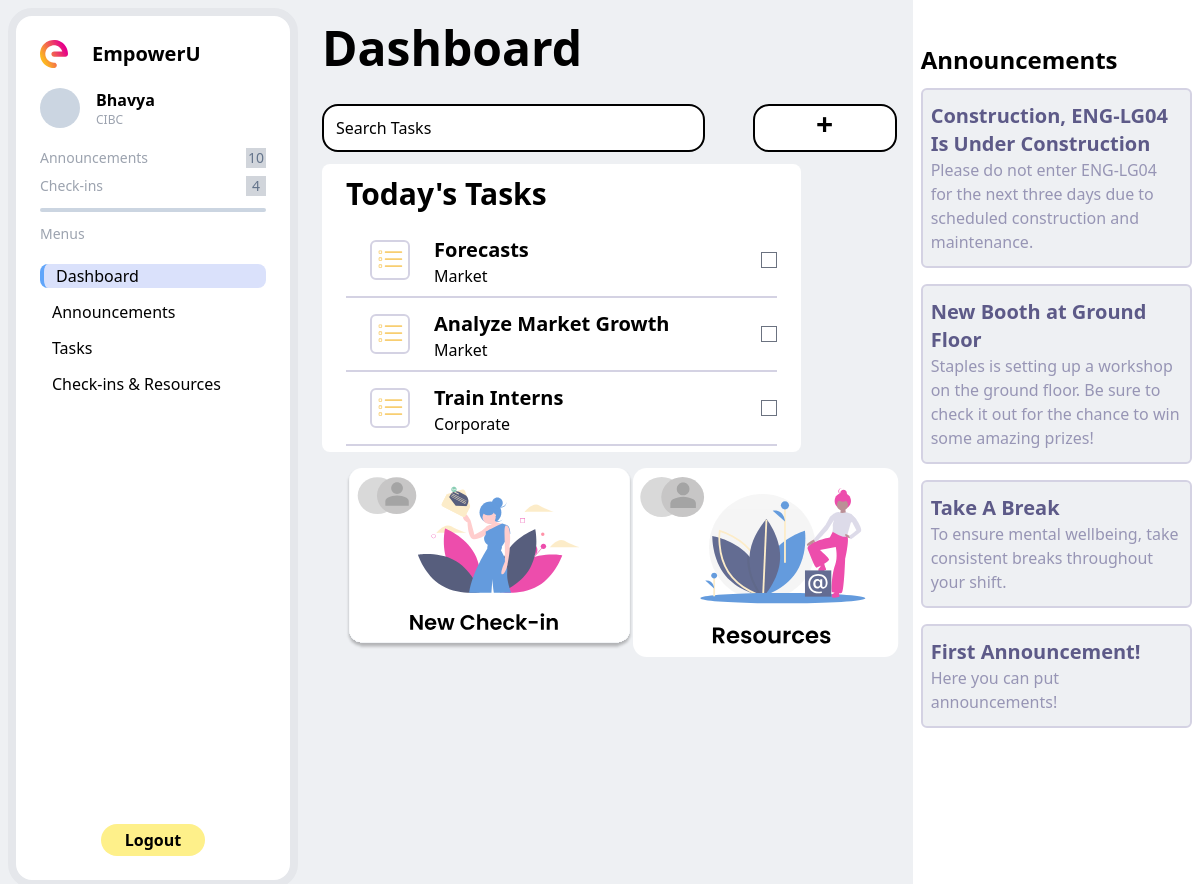
Page /dashboard (signed in) on the committed database.
### docs/models.py (models this page shows, shortened)
class User(db.Model, UserMixin): #Use UserMixin class to add prexisting methods
    id = db.Column(db.Integer(), primary_key = True)
    username = db.Column(db.String(length = 45), nullable = False, unique = True)
    email_address = db.Column(db.String(), unique = True, nullable = False)
    password_hash = db.Column(db.String(), nullable = False)
    is_manager = db.Column(db.Boolean())
    company = db.Column(db.String(length = 45), nullable = False)
    tasks = db.relationship('Task', backref = "assigned_tasks", lazy = True)
    @property
    def password(self):
      return self.password

class Task(db.Model):
   id = db.Column(db.Integer(), primary_key = True)
   title =  db.Column(db.String(length = 45), nullable = False)
   assigned_to = db.Column(db.Integer(), db.ForeignKey("user.id"))
   task_type = db.Column(db.String(length = 45), nullable = False)
   subtask1 = db.Column(db.String(length = 100))
   subtask2 = db.Column(db.String(length = 100))

### docs/routes.py (the view)
@login_required #Execute before setting up the route
@app.route("/dashboard", methods = ["POST", "GET"])
def dashboard_page():
    if current_user.is_manager:
        tasks = Task.query.all()
    else:
        tasks = Task.query.filter_by(assigned_to = current_user.id)
    conn = get_db_connection() #connects to database to obtain announcements
    announcements = conn.execute('SELECT * FROM announcements ORDER BY id DESC').fetchall()
    conn.close()
    return render_template("dashboard.html", tasks = tasks, announcements=announcements)

### docs/models.py (called while the page is built)
@loginmanager.user_loader #Required property for the users to be authenticated
def load_user(user_id):
    return User.query.get(user_id)

### docs/routes.py (called while the page is built)
def get_db_connection():
    conn = sqlite3.connect('database.db')
    conn.row_factory = sqlite3.Row
    return conn

### docs/templates/dashboard.html (shortened to what this page needs)
{% extends 'base.html' %}
{% set active_page = "dash" %}
{% block body %}
<div class="ml-4 mt-6 h-screen w-2/4 flex flex-col ">
    <h1 class="text-5xl font-bold">Dashboard</h1>
    <div class="flex flex-row">
        <input type="text" id="fname" value="Search Tasks" name="fname" class="h-12 mt-8 border-solid border-2 rounded-2xl border-black w-8/12">
        {% if current_user.is_manager %}
        <a href="{{url_for('announcements_create_page')}}"><div class="ml-12 mt-8 bg-white font-bold text-3xl border-solid border-2 rounded-2xl h-12 border-black w-36 text-center">+</div></a>
        {% endif %}
    </div>
    <div class="overflow-y-auto h-72 w-5/6 align-middle bg-white mt-3 px-6 relative rounded-lg">
        <div class="text-3xl sticky bg-white top-0 font-semibold py-3">Today's Tasks</div>
            {% for task in tasks %}
            <div class="  w-full border-b-2 border-b-b_grey flex flex-row bg-white items-center justify-between">
                <div class="flex-row justify-start flex items-center">
                    <img src="{{url_for('static', filename='images/bi_list-task.svg')}}" class="h-10 border-b_grey border-2 p-1 rounded-md mx-6 ">
                    <div class="flex flex-col pt-3">
                        <h1 class="text-xl font-bold ">{{ task.title }}</h1>
                        <p class="text-md mb-2">{{ task.task_type }}</p>
                    </div>
                </div>
                    <input type="checkbox">
            </div>
            {% endfor %}
    </div>
    <div class = "grid grid-cols-2 w-full mt-4">
        <img src="{{url_for('static', filename='images/quiz_preview.svg')}}" class="  rounded-md mx-6">
        <img src="{{url_for('static', filename='images/resource_preview.svg')}}" class=" rounded-md mx-6">
    </div>
</div>
<div class="ml-4 pt-5 h-screen w-1/4 flex flex-col overflow-y-auto bg-white relative">
    <h2 class="font-bold my-3 ms-2 text-2xl pt-3 sticky top-0 bg-white ">Announcements</h2>
    {% for announcement in announcements %}
    <div class = "border-2 bg-inner_grey border-b_grey py-3 px-2 mb-4 rounded-md mx-2">
        <p class="font-bold text-xl text-announce_dash">{{ announcement.title }}</p>
        <p class = "text-announce_body">{{ announcement.announcementText }}</p>
    </div>
    {% endfor %}
</div>
{% endblock %}

### docs/templates/base.html (shortened to what this page needs)
<!DOCTYPE html>
<html lang="en">
<head>
    <script src="https://cdn.tailwindcss.com"></script>
    <script src="https://cdn.tailwindcss.com?plugins=forms,typography,aspect-ratio,line-clamp"></script>
</head>
<body class="flex flex-row h-screen bg-main_bg">
  <div class="bg-white rounded-3xl border-solid border-8 m-2 w-1/4 p-6 flex flex-col">
    <div class="flex flex-row">
        <img src="{{url_for('static', filename='images/EmpowerULogo.svg')}}" alt="EmpowerU Logo">
        <h1 class="text-xl font-bold ml-6">EmpowerU</h1>
    </div>
    <div class="flex flex-row">
      {% if current_user.is_authenticated %}
        <div class="w-10 h-10 rounded-full mt-5 bg-slate-300"></div>
        <div>
            <p class="mt-5 ml-4 font-semibold">{{current_user.username}}</p>
            <p class="ml-4 text-xs text-gray-400">{{current_user.company}}</p>
        </div>
      {% endif %}
    </div>
    <div class="flex flex-row mt-5 justify-between notification_container  ">
        <p class="text-sm text-gray-400 notification transition-colors ease-out duration-200">Announcements</p>
        <p class="bg-gray-300 text-slate-500 text-center w-5 h-5 text-sm ping transition-colors ease-out duration-200">10</p>
    </div>
    <div class="mt-2 text-gray-400 flex flex-row justify-between notification_container">
        <p class="text-sm notification transition-colors ease-out duration-200">Check-ins</p>
        <p class="bg-gray-300 text-slate-500 text-center w-5 h-5 text-sm ping transition-colors ease-out duration-200">4</p>
    </div>
    <div class="rounded-full mt-3 h-1 bg-slate-300"></div>
    <div class="text-gray-400 text-sm">
        <p class="mt-3">Menus</p>
    </div>
    <div class="flex flex-col gap-y-3 mt-5 w-full">
          <a href="{{url_for('dashboard_page')}}" class="nav_item {{ 'active' if active_page == 'dash' else '' }}">Dashboard</a>
        <a href="{{url_for('announcements_page')}}" class="nav_item {{ 'active' if active_page == 'announce' else '' }}">Announcements</a>
        <a href="{{url_for('tasks_page')}}" class="nav_item {{ 'active' if active_page == 'task' else '' }}">Tasks</a>
        <a href="{{url_for('checkin_page')}}" class="nav_item {{ 'active' if active_page == 'check' else '' }}">Check-ins & Resources</a>
    </div>
    <a href = "{{url_for('logout_page')}}" class="text-center font-semibold w-fit py-1 px-6 bg-yellow-200 mx-auto rounded-full mt-auto">Logout</a>
</div>
    {% block body %}{% endblock %}

### rows in the picture
User: username "Bhavya", company "CIBC"
Task: title "Forecasts", task_type "Market"
Task: title "Analyze Market Growth", task_type "Market"
Task: title "Train Interns", task_type "Corporate"

### other values in the picture
{{ announcement.title }} "Construction, ENG-LG04 Is Under Construction" "New Booth at Ground Floor" "Take A Break" "First Announcement!"
{{ announcement.announcementText }} "Please do not enter ENG-LG04 for the next three days due to scheduled construction and maintenance." "Staples is setting up a workshop on the ground floor. Be sure to check it out for the chance to win some amazing prizes!" "To ensure mental wellbeing, take consistent breaks throughout your shift." "Here you can put announcements!"
